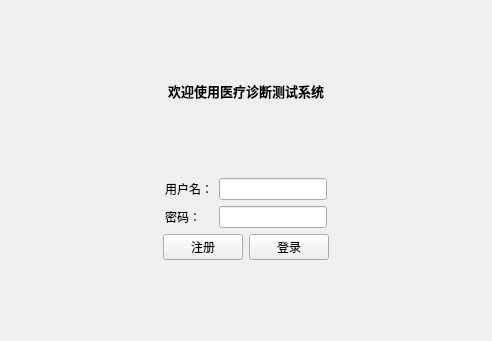
<?xml version="1.0" encoding="UTF-8"?>
<ui version="4.0">
 <class>LoginView</class>
 <widget class="QWidget" name="LoginView">
  <property name="geometry">
   <rect>
    <x>0</x>
    <y>0</y>
    <width>492</width>
    <height>341</height>
   </rect>
  </property>
  <property name="windowTitle">
   <string>登录</string>
  </property>
  <layout class="QVBoxLayout" name="verticalLayout">
   <item>
    <spacer name="verticalSpacer_2">
     <property name="orientation">
      <enum>Qt::Orientation::Vertical</enum>
     </property>
     <property name="sizeHint" stdset="0">
      <size>
       <width>20</width>
       <height>54</height>
      </size>
     </property>
    </spacer>
   </item>
   <item>
    <widget class="QLabel" name="label">
     <property name="font">
      <font>
       <pointsize>10</pointsize>
       <bold>true</bold>
      </font>
     </property>
     <property name="text">
      <string>欢迎使用医疗诊断测试系统</string>
     </property>
     <property name="alignment">
      <set>Qt::AlignmentFlag::AlignCenter</set>
     </property>
    </widget>
   </item>
   <item>
    <spacer name="verticalSpacer">
     <property name="orientation">
      <enum>Qt::Orientation::Vertical</enum>
     </property>
     <property name="sizeHint" stdset="0">
      <size>
       <width>20</width>
       <height>53</height>
      </size>
     </property>
    </spacer>
   </item>
   <item>
    <layout class="QHBoxLayout" name="horizontalLayout_2">
     <item>
      <spacer name="horizontalSpacer">
       <property name="orientation">
        <enum>Qt::Orientation::Horizontal</enum>
       </property>
       <property name="sizeHint" stdset="0">
        <size>
         <width>40</width>
         <height>20</height>
        </size>
       </property>
      </spacer>
     </item>
     <item>
      <layout class="QFormLayout" name="formLayout">
       <item row="0" column="0">
        <widget class="QLabel" name="label_2">
         <property name="text">
          <string>用户名：</string>
         </property>
        </widget>
       </item>
       <item row="0" column="1">
        <widget class="QLineEdit" name="inputUserName"/>
       </item>
       <item row="1" column="0">
        <widget class="QLabel" name="label_3">
         <property name="text">
          <string>密码：</string>
         </property>
        </widget>
       </item>
       <item row="1" column="1">
        <widget class="QLineEdit" name="inputUserPassword">
         <property name="echoMode">
          <enum>QLineEdit::EchoMode::Password</enum>
         </property>
        </widget>
       </item>
      </layout>
     </item>
     <item>
      <spacer name="horizontalSpacer_2">
       <property name="orientation">
        <enum>Qt::Orientation::Horizontal</enum>
       </property>
       <property name="sizeHint" stdset="0">
        <size>
         <width>40</width>
         <height>20</height>
        </size>
       </property>
      </spacer>
     </item>
    </layout>
   </item>
   <item>
    <layout class="QHBoxLayout" name="horizontalLayout_3">
     <item>
      <spacer name="horizontalSpacer_3">
       <property name="orientation">
        <enum>Qt::Orientation::Horizontal</enum>
       </property>
       <property name="sizeHint" stdset="0">
        <size>
         <width>40</width>
         <height>20</height>
        </size>
       </property>
      </spacer>
     </item>
     <item>
      <layout class="QHBoxLayout" name="horizontalLayout">
       <item>
        <widget class="QPushButton" name="btSignup">
         <property name="text">
          <string>注册</string>
         </property>
        </widget>
       </item>
       <item>
        <widget class="QPushButton" name="btSignin">
         <property name="text">
          <string>登录</string>
         </property>
        </widget>
       </item>
      </layout>
     </item>
     <item>
      <spacer name="horizontalSpacer_4">
       <property name="orientation">
        <enum>Qt::Orientation::Horizontal</enum>
       </property>
       <property name="sizeHint" stdset="0">
        <size>
         <width>40</width>
         <height>20</height>
        </size>
       </property>
      </spacer>
     </item>
    </layout>
   </item>
   <item>
    <spacer name="verticalSpacer_3">
     <property name="orientation">
      <enum>Qt::Orientation::Vertical</enum>
     </property>
     <property name="sizeHint" stdset="0">
      <size>
       <width>20</width>
       <height>54</height>
      </size>
     </property>
    </spacer>
   </item>
  </layout>
 </widget>
 <resources/>
 <connections/>
</ui>
